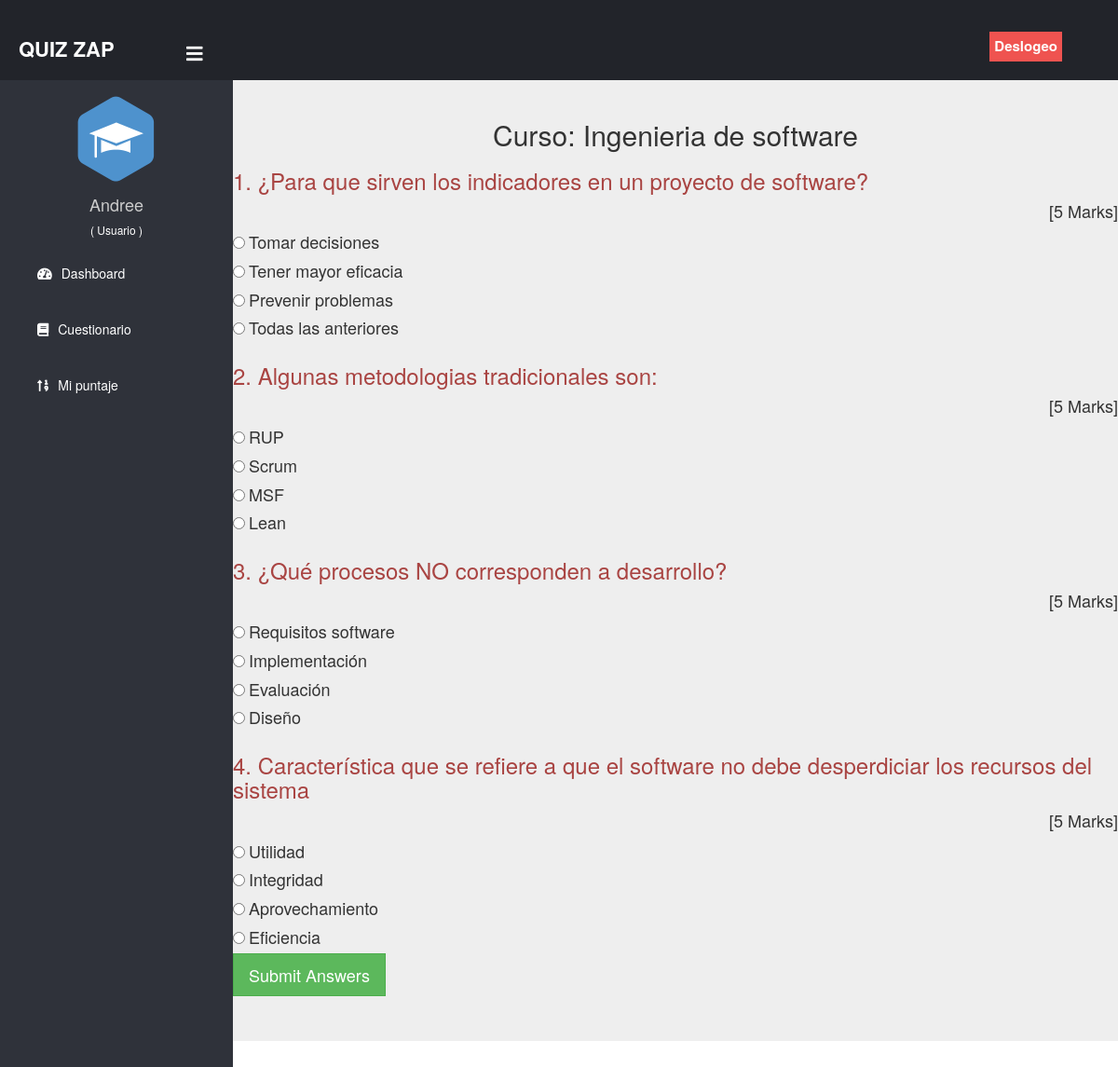
Screenshot of /student/start-exam/1 (signed in) with the database file from the repository.
### exam/models.py (models this page shows, shortened)
class Course(models.Model):
   course_name = models.CharField(max_length=50)
   question_number = models.PositiveIntegerField()
   total_marks = models.PositiveIntegerField()

class Question(models.Model):
    course=models.ForeignKey(Course,on_delete=models.CASCADE)
    marks=models.PositiveIntegerField()
    question=models.CharField(max_length=600)
    option1=models.CharField(max_length=200)
    option2=models.CharField(max_length=200)
    option3=models.CharField(max_length=200)
    option4=models.CharField(max_length=200)
    cat=(('Option1','Option1'),('Option2','Option2'),('Option3','Option3'),('Option4','Option4'))
    answer=models.CharField(max_length=200,choices=cat)

### student/views.py (the view)
# urls.py: path('start-exam/<int:pk>', views.start_exam_view,name='start-exam'),
@login_required(login_url='studentlogin')
@user_passes_test(is_student)
def start_exam_view(request,pk):
    course=QMODEL.Course.objects.get(id=pk)
    questions=QMODEL.Question.objects.all().filter(course=course)
    if request.method=='POST':
        pass
    response= render(request,'student/start_exam.html',{'course':course,'questions':questions})
    response.set_cookie('course_id',course.id)
    return response

### student/views.py (called while the page is built)
def is_student(user):
    return user.groups.filter(name='STUDENT').exists()

### templates/student/start_exam.html (shortened to what this page needs)
{% extends 'student/sinMarca.html' %}
{% block content %}
{%load static%}
<head>
  <link href="//netdna.bootstrapcdn.com/bootstrap/3.0.0/css/bootstrap.min.css" rel="stylesheet" id="bootstrap-css">
</head>
<div class="jumbotron my-4">
  <form class="form" autocomplete="off" onsubmit="return saveAns()"  action="/student/calculate-marks" method="POST">
    <h2 style="text-align: center;">Curso: {{course.course_name}}</h2>
    {% for q in questions%}
    <h3 class="text-danger">{{ forloop.counter }}. {{q.question}}</h3><h4 style="text-align: right;">[{{q.marks}} Marks]</h4>
          <div class="form-check mx-4">
            <input class="form-check-input" type="radio" name="{{ forloop.counter }}" id="{{q.option1}}" value="Option1">
            <label class="form-check-label" for="option1">
              {{q.option1}}
            </label>
          </div>
          <div class="form-check mx-4">
            <input class="form-check-input" type="radio" name="{{ forloop.counter }}" id="{{q.option2}}" value="Option2">
            <label class="form-check-label" for="option2">
              {{q.option2}}
            </label>
          </div>
          <div class="form-check mx-4">
            <input class="form-check-input" type="radio" name="{{ forloop.counter }}" id="{{q.option3}}" value="Option3">
            <label class="form-check-label" for="option3">
              {{q.option3}}
            </label>
          </div>
          <div class="form-check mx-4">
            <input class="form-check-input" type="radio" name="{{ forloop.counter }}" id="{{q.option4}}" value="Option4">
            <label class="form-check-label" for="option4">
              {{q.option4}}
            </label>
          </div>
        {% endfor %}
        <input class="btn btn-success btn-lg" style="border-radius: 0%;"  type="submit" value="Submit Answers">
    </form>
  </div>
<br><br><br><br><br><br>
{% endblock content %}

### templates/student/sinMarca.html (shortened to what this page needs)
<!DOCTYPE html>
{% load static %}
<html lang="en" dir="ltr">
<head>
  <link rel="stylesheet" href="https://cdnjs.cloudflare.com/ajax/libs/font-awesome/5.12.1/css/all.min.css">
</head>
<body>
  <header>
    <label for="check">
      <i style="left: 200px;margin-top: 17px;"class="fas fa-bars" id="sidebar_btn"></i>
    </label>
    <div class="left_area">
      <h3>Quiz Zap</h3>
    </div>
    <div class="right_area">
      <a href="/logout" class="logout_btn" style="border-radius:0px;">Deslogeo</a>
    </div>
  </header>
  <div class="sidebar">
    <center>
      <img src="{% static "image/student.png" %}" class="profile_image" alt="">
      <h4>{{request.user.first_name}}</h4>
      <h6 style="color: rgb(255, 255, 255);">( Usuario )</h6>
    </center>
    <a href="/student/student-dashboard"><i class="fas fa-tachometer-alt"></i><span>Dashboard</span></a>
    <a href="/student/student-exam"><i class="fas fa-book"></i><span>Cuestionario</span></a>
    <a href="/student/student-marks"><i class="fas fa-sort-numeric-up"></i><span>Mi puntaje</span></a>
  </div>
  <div class="content">
    <br><br><br>
    {% block content %}
    {% endblock content %}
  </div>
</body>
</html>

### templates/student/sinMarca.html (style rules this page uses)
a:link { text-decoration: none; }
body { margin: 0; padding: 0; font-family: "Gill Sans", sans-serif;; }
header { position: fixed; background: #22242A; padding: 20px; width: 100%; z-index: 1; }
.left_area h3 { color: #fff; margin: 0px; text-transform: uppercase; font-size: 22px; font-weight: 900; }
.logout_btn { padding: 5px; background: #ef5350; text-decoration: none; float: right; margin-top: -30px; margin-right: 40px; border-radius: 2px; font-size: 15px; font-weight: 600; color: #fff; transition: 0.5s; }
.sidebar { background: #2f323a; margin-top: 70px; padding-top: 30px; position: fixed; left: 0; width: 250px; height: 100%; transition: 0.5s; transition-property: left; }
.sidebar .profile_image { width: 100px; height: 100px; border-radius: 100px; margin-bottom: 10px; }
.sidebar h4 { color: #ccc; margin-top: 0; }
.sidebar a { color: #fff; display: block; width: 100%; line-height: 60px; text-decoration: none; padding-left: 40px; box-sizing: border-box; transition: 0.5s; }
.sidebar i { padding-right: 10px; }
label #sidebar_btn { z-index: 1; color: #fff; position: fixed; cursor: pointer; left: 300px; font-size: 20px; margin: 5px 0; transition: 0.5s; transition-property: color; }
.content { margin-left: 250px; background: #081730; background-position: center; background-size: cover; height: 100vh; transition: 0.5s; }

### templates/student/start_exam.html (style rules this page uses)
label { font-size: large; font-weight: 400; }

### rows the page displays
Course: course_name "Ingenieria de software"
Question: question "¿Para que sirven los indicadores en un proyecto de software?", marks "5", option1 "Tomar decisiones", option2 "Tener mayor eficacia", option3 "Prevenir problemas", option4 "Todas las anteriores"
Question: question "Algunas metodologias tradicionales son:", marks "5", option1 "RUP", option2 "Scrum", option3 "MSF", option4 "Lean"
Question: question "¿Qué procesos NO corresponden a desarrollo?", marks "5", option1 "Requisitos software", option2 "Implementación", option3 "Evaluación", option4 "Diseño"
Question: question "Característica que se refiere a que el software no debe desperdiciar los recursos del sistema", marks "5", option1 "Utilidad", option2 "Integridad", option3 "Aprovechamiento", option4 "Eficiencia"

### other values shown
{{ request.user.first_name }} "Andree"
